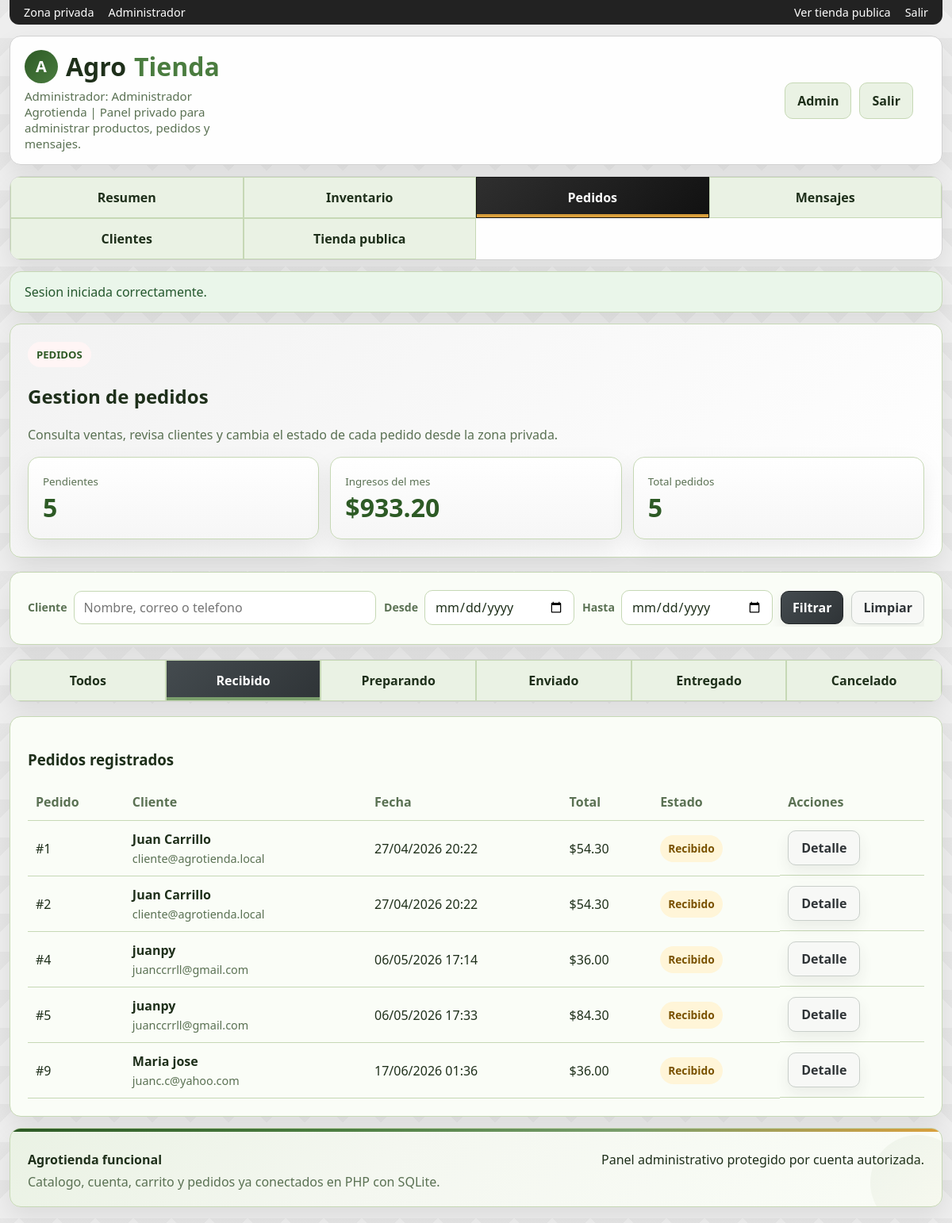
The page /admin_orders.php?status=Recibido (signed in) on the database its author committed.
### tables this page shows
CREATE TABLE users (
            id INTEGER PRIMARY KEY AUTOINCREMENT,
            name TEXT NOT NULL,
            email TEXT NOT NULL UNIQUE,
            phone TEXT DEFAULT "",
            address TEXT DEFAULT "",
            password_hash TEXT NOT NULL,
            role TEXT NOT NULL DEFAULT "customer",
            created_at TEXT NOT NULL
        );

CREATE TABLE orders (
            id INTEGER PRIMARY KEY AUTOINCREMENT,
            user_id INTEGER NOT NULL,
            customer_name TEXT NOT NULL,
            customer_email TEXT NOT NULL,
            customer_phone TEXT NOT NULL,
            shipping_address TEXT NOT NULL,
            notes TEXT DEFAULT "",
            subtotal REAL NOT NULL,
            shipping REAL NOT NULL,
            total REAL NOT NULL,
            status TEXT NOT NULL DEFAULT "Pendiente",
            created_at TEXT NOT NULL, payment_method TEXT NOT NULL DEFAULT "Efectivo",
            FOREIGN KEY(user_id) REFERENCES users(id)
        );

### app/bootstrap.php (called while the page is built, shortened)
<?php
function db(): PDO
{
    static $pdo = null;
    if ($pdo instanceof PDO) {
        return $pdo;
    }
    $needsSetup = !file_exists(DB_PATH);
    $pdo = new PDO('sqlite:' . DB_PATH);
    $pdo->setAttribute(PDO::ATTR_ERRMODE, PDO::ERRMODE_EXCEPTION);
    $pdo->setAttribute(PDO::ATTR_DEFAULT_FETCH_MODE, PDO::FETCH_ASSOC);
    $pdo->exec('PRAGMA foreign_keys = ON');
    if ($needsSetup) {
        initializeDatabase($pdo);
    } else {
        migrateDatabase($pdo);
    }
    return $pdo;
}
function migrateDatabase(PDO $pdo): void
{
    $columns = $pdo->query('PRAGMA table_info(products)')->fetchAll();
    $columnNames = array_column($columns, 'name');
    syncProductImages($pdo);
    migrateOrdersTable($pdo);
}
function migrateOrdersTable(PDO $pdo): void
{
    $columns = $pdo->query('PRAGMA table_info(orders)')->fetchAll();
    $columnNames = array_column($columns, 'name');
}
function syncProductImages(PDO $pdo): void
{
    $stmt = $pdo->prepare('UPDATE products SET image_url = :image_url WHERE name = :name');
    foreach (productSeedData() as $product) {
        $stmt->execute([
            'name' => $product['name'],
            'image_url' => $product['image_url'],
        ]);
    }
}
function currentUser(): ?array
{
    static $cached = null;
    if ($cached !== null) {
        return $cached;
    }
    $stmt = db()->prepare('SELECT * FROM users WHERE id = :id LIMIT 1');
    $stmt->execute(['id' => $_SESSION['user_id']]);
    $cached = $stmt->fetch() ?: null;
    return $cached;
}
function requireLogin(): array
{
    $user = currentUser();
    return $user;
}
function requireAdmin(): array
{
    $user = requireLogin();
    return $user;
}
function pullFlash(): ?array
{
    $flash = $_SESSION['flash'];
    return $flash;
}
function money(float $value): string
{
    return '$' . number_format($value, 2);
}
function e(string $value): string
{
    return htmlspecialchars($value, ENT_QUOTES, 'UTF-8');
}
function pendingOrdersCount(): int
{
    return (int) db()->query("SELECT COUNT(*) FROM orders WHERE status = 'Recibido'")->fetchColumn();
}
function revenueThisMonth(): float
{
    $stmt = db()->prepare(
        "SELECT COALESCE(SUM(total), 0) FROM orders
         WHERE strftime('%Y-%m', created_at) = strftime('%Y-%m', 'now')"
    );
    $stmt->execute();
    return (float) $stmt->fetchColumn();
}

### admin_orders.php (the view, shortened to what this page needs)
<?php
require_once __DIR__ . '/app/layout.php';
requireAdmin();
$allowedStatuses = ['Recibido', 'Preparando', 'Enviado', 'Entregado', 'Cancelado'];
function statusPillClass(string $status): string
{
    $map = [
        'Recibido' => 'warning',
        'Preparando' => 'warning',
        'Enviado' => 'success',
        'Entregado' => 'success',
        'Cancelado' => 'danger',
    ];
    return $map[$status] ?? '';
}
$activeStatus = trim((string) ($_GET['status'] ?? ''));
$search = trim((string) ($_GET['q'] ?? ''));
$dateFrom = trim((string) ($_GET['from'] ?? ''));
$dateTo = trim((string) ($_GET['to'] ?? ''));
$page = max(1, (int) ($_GET['page'] ?? 1));
$perPage = 10;
$offset = ($page - 1) * $perPage;
$where = 'WHERE 1=1';
$params = [];
$countParams = [];
if ($activeStatus !== '' && in_array($activeStatus, $allowedStatuses, true)) {
    $where .= ' AND status = :status';
    $params['status'] = $activeStatus;
    $countParams['status'] = $activeStatus;
}
$countStmt = db()->prepare("SELECT COUNT(*) FROM orders $where");
$countStmt->execute($countParams);
$totalOrders = (int) $countStmt->fetchColumn();
$sql = "SELECT * FROM orders $where ORDER BY id ASC LIMIT :limit OFFSET :offset";
$params['limit'] = $perPage;
$params['offset'] = $offset;
$stmt = db()->prepare($sql);
$stmt->execute($params);
$orders = $stmt->fetchAll();
$pendingCount = pendingOrdersCount();
$monthRevenue = revenueThisMonth();
renderHeader('Pedidos', ['admin_area' => true]);
?>
<section class="card hero">
  <span class="eyebrow">Pedidos</span>
  <h2>Gestion de pedidos</h2>
  <p class="muted">Consulta ventas, revisa clientes y cambia el estado de cada pedido desde la zona privada.</p>
  <div class="stats" style="margin-top:12px">
    <div class="stat">
      <small class="muted">Pendientes</small>
      <strong><?= $pendingCount ?></strong>
    </div>
    <div class="stat">
      <small class="muted">Ingresos del mes</small>
      <strong><?= money($monthRevenue) ?></strong>
    </div>
    <div class="stat">
      <small class="muted">Total pedidos</small>
      <strong><?= $totalOrders ?></strong>
    </div>
  </div>
</section>
<section class="card">
  <form class="admin-toolbar" method="get" style="flex-wrap:wrap">
    <div class="field">
      <label for="q">Cliente</label>
      <input id="q" name="q" value="<?= e($search) ?>" placeholder="Nombre, correo o telefono" style="min-width:180px">
    </div>
    <div class="field">
      <label for="from">Desde</label>
      <input id="from" name="from" type="date" value="<?= e($dateFrom) ?>" style="min-width:130px">
    </div>
    <div class="field">
      <label for="to">Hasta</label>
      <input id="to" name="to" type="date" value="<?= e($dateTo) ?>" style="min-width:130px">
    </div>
    <button class="btn primary" type="submit">Filtrar</button>
    <?php if ($search !== '' || $dateFrom !== '' || $dateTo !== '' || $activeStatus !== ''): ?>
      <a class="btn" href="admin_orders.php#pedidos-lista">Limpiar</a>
    <?php endif; ?>
  </form>
</section>
<nav class="section-nav" style="grid-template-columns:repeat(auto-fit,minmax(100px,1fr))">
  <?php
    $baseParams = [];
    $querySuffix = $baseParams ? '&' . http_build_query($baseParams) : '';
  ?>
  <a href="admin_orders.php<?= $querySuffix ?>#pedidos-lista" class="<?= $activeStatus === '' ? 'is-active' : '' ?>">Todos</a>
  <?php foreach ($allowedStatuses as $status): ?>
    <a href="?status=<?= urlencode($status) . $querySuffix ?>#pedidos-lista" class="<?= $activeStatus === $status ? 'is-active' : '' ?>"><?= e($status) ?></a>
  <?php endforeach; ?>
</nav>
<section class="card" id="pedidos-lista">
  <h3>Pedidos registrados</h3>
  <?php if (!$orders): ?>
    <div class="empty">No hay pedidos con esos filtros.</div>
  <?php else: ?>
    <div class="table-wrap">
      <table>
        <thead>
          <tr>
            <th>Pedido</th>
            <th>Cliente</th>
            <th>Fecha</th>
            <th>Total</th>
            <th>Estado</th>
            <th>Acciones</th>
          </tr>
        </thead>
        <tbody>
          <?php foreach ($orders as $order): ?>
            <tr>
              <td>#<?= (int) $order['id'] ?></td>
              <td>
                <a href="?q=<?= urlencode($order['customer_name']) ?>" style="text-decoration:none">
                  <strong><?= e($order['customer_name']) ?></strong>
                </a>
                <span class="table-subtext"><?= e($order['customer_email']) ?></span>
              </td>
              <td><?= e(date('d/m/Y H:i', strtotime($order['created_at']))) ?></td>
              <td><?= money((float) $order['total']) ?></td>
              <td>
                <span class="status-pill <?= e(statusPillClass($order['status'])) ?>"><?= e($order['status']) ?></span>
              </td>
              <td class="table-actions">
                <a class="btn" href="order.php?id=<?= (int) $order['id'] ?>">Detalle</a>
              </td>
            </tr>
          <?php endforeach; ?>
        </tbody>
      </table>
    </div>
  <?php endif; ?>
</section>
<?php renderFooter(); ?>

### app/layout.php (shortened to what this page needs)
<?php
require_once __DIR__ . '/bootstrap.php';
function renderHeader(string $title, array $options = []): void
{
    $user = currentUser();
    $flash = pullFlash();
    $pageClass = $options['page_class'] ?? '';
    $isAdminArea = (bool) ($options['admin_area'] ?? false);
    $assetVersion = (string) (@filemtime(APP_ROOT . '/assets/app.css') ?: time());
    $currentPage = basename((string) parse_url($_SERVER['SCRIPT_NAME'] ?? '', PHP_URL_PATH));
    $isCurrent = static fn (string $page): string => $currentPage === $page ? ' is-active' : '';
    $isCurrentGroup = static fn (array $pages): string => in_array($currentPage, $pages, true) ? 'is-active' : '';
    ?>
<!DOCTYPE html>
<html lang="es">
<head>
  <link rel="stylesheet" href="assets/app.css?v=<?= e($assetVersion) ?>">
</head>
<body class="<?= e(trim($pageClass . ($isAdminArea ? ' admin-area' : ''))) ?>">
  <div class="shell">
    <?php if ($isAdminArea): ?>
      <div class="utilitybar admin-utilitybar">
        <div class="utilitybar-group">
          <span>Zona privada</span>
          <span>Administrador</span>
        </div>
        <div class="utilitybar-group">
          <a href="index.php">Ver tienda publica</a>
          <a href="logout.php">Salir</a>
        </div>
      </div>
    <?php endif; ?>
    <header class="topbar">
      <div class="brand-wrap">
        <a class="brand" href="<?= $isAdminArea ? 'admin.php' : 'index.php' ?>"><span class="brand-mark">A</span>Agro<span>Tienda</span></a>
        <p class="brand-subtitle"><?= $isAdminArea ? 'Administrador: ' . e($user['name']) . ' | Panel privado para administrar productos, pedidos y mensajes.' : 'Compra insumos, herramientas y soluciones para tu campo.' ?></p>
      </div>
      <nav class="nav nav-account">
        <?php if ($isAdminArea): ?>
          <a class="<?= $isCurrentGroup(['admin.php', 'admin_products.php']) ?>" href="admin.php">Admin</a>
          <a href="logout.php">Salir</a>
        <?php endif; ?>
      </nav>
    </header>
    <?php if ($isAdminArea): ?>
      <nav class="section-nav admin-section-nav">
        <a href="admin.php" class="<?= trim($isCurrent('admin.php')) ?>">Resumen</a>
        <a href="admin_inventory.php" class="<?= $isCurrentGroup(['admin_inventory.php', 'admin_products.php']) ?>">Inventario</a>
        <a href="admin_orders.php" class="<?= trim($isCurrent('admin_orders.php')) ?>">Pedidos</a>
        <a href="admin_messages.php" class="<?= trim($isCurrent('admin_messages.php')) ?>">Mensajes</a>
        <a href="admin_users.php" class="<?= trim($isCurrent('admin_users.php')) ?>">Clientes</a>
        <a href="store.php">Tienda publica</a>
      </nav>
    <?php endif; ?>
    <?php if ($flash): ?>
      <div class="flash flash-<?= e($flash['type']) ?>"><?= e($flash['message']) ?></div>
    <?php endif; ?>
    <main class="page">
<?php
}
function renderFooter(): void
{
    ?>
    </main>
    <footer class="footer">
      <div>
        <strong>Agrotienda funcional</strong>
        <p>Catalogo, cuenta, carrito y pedidos ya conectados en PHP con SQLite.</p>
      </div>
      <div class="footer-note">
        Panel administrativo protegido por cuenta autorizada.
      </div>
    </footer>
  </div>
</body>
</html>
<?php
}

### rows shown on the page
users: name "Administrador Agrotienda"
orders: id "1", customer_name "Juan Carrillo", customer_email "cliente@agrotienda.local", created_at "27/04/2026 20:22", total "$54.30", status "Recibido"
orders: id "2", customer_name "Juan Carrillo", customer_email "cliente@agrotienda.local", created_at "27/04/2026 20:22", total "$54.30", status "Recibido"
orders: id "4", customer_name "juanpy", customer_email "juanccrrll@gmail.com", created_at "06/05/2026 17:14", total "$36.00", status "Recibido"
orders: id "5", customer_name "juanpy", customer_email "juanccrrll@gmail.com", created_at "06/05/2026 17:33", total "$84.30", status "Recibido"
orders: id "9", customer_name "Maria jose", customer_email "juanc.c@yahoo.com", created_at "17/06/2026 01:36", total "$36.00", status "Recibido"

### other values the page prints
$flash['message'] "Sesion iniciada correctamente."
$pendingCount "5"
money($monthRevenue) "$933.20"
$totalOrders "5"
$status "Recibido"
$status "Preparando"
$status "Enviado"
$status "Entregado"
$status "Cancelado"
